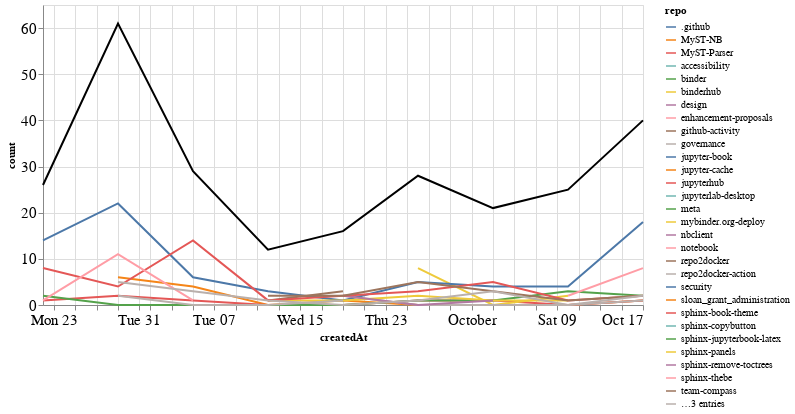

Notebook code for this chart:
### Markdown cell above
### Comments

### Code cell
comments_time = comments.groupby('repo').resample('W', on='createdAt').count()['author'].reset_index()
comments_time = comments_time.rename(columns={'author': 'count'})
comments_time_total = comments_time.groupby('createdAt').agg({"count": "sum"}).reset_index()
ch1 = alt.Chart(comments_time, width=600).mark_line().encode(
    x='createdAt',
    y='count',
    color='repo',
    tooltip="repo"
)

ch2 = alt.Chart(comments_time_total, width=600).mark_line(color="black").encode(
    x='createdAt',
    y='count',
)

ch1 + ch2

### Figure 1 — Vega-Lite specification as saved in the notebook (floating-point values rounded to 4 significant figures)
{"config": {"axisLeft": {"labelFontSize": 15}, "axisBottom": {"labelFontSize": 15}}, "layer": [{"data": {"name": "data-d66dbf323db9f77e21fc03e0d3f7363b"}, "mark": "line", "encoding": {"color": {"type": "nominal", "field": "repo"}, "tooltip": {"type": "nominal", "field": "repo"}, "x": {"type": "temporal", "field": "createdAt"}, "y": {"type": "quantitative", "field": "count"}}, "width": 600}, {"data": {"name": "data-28c9eed6ef44577a0b68a2d4e21b1b11"}, "mark": {"type": "line", "color": "black"}, "encoding": {"x": {"type": "temporal", "field": "createdAt"}, "y": {"type": "quantitative", "field": "count"}}, "width": 600}], "$schema": "https://vega.github.io/schema/vega-lite/v4.8.1.json", "datasets": {"data-d66dbf323db9f77e21fc03e0d3f7363b": [{"repo": ".github", "createdAt": "2021-09-12T00:00:00", "count": 1}, {"repo": "MyST-NB", "createdAt": "2021-08-29T00:00:00", "count": 6}, {"repo": "MyST-NB", "createdAt": "2021-09-05T00:00:00", "count": 4}, {"repo": "MyST-NB", "createdAt": "2021-09-12T00:00:00", "count": 0}, {"repo": "MyST-NB", "createdAt": "2021-09-19T00:00:00", "count": 1}, {"repo": "MyST-NB", "createdAt": "2021-09-26T00:00:00", "count": 0}, {"repo": "MyST-NB", "createdAt": "2021-10-03T00:00:00", "count": 0}, {"repo": "MyST-NB", "createdAt": "2021-10-10T00:00:00", "count": 0}, {"repo": "MyST-NB", "createdAt": "2021-10-17T00:00:00", "count": 1}, {"repo": "MyST-Parser", "createdAt": "2021-08-22T00:00:00", "count": 1}, {"repo": "MyST-Parser", "createdAt": "2021-08-29T00:00:00", "count": 2}, {"repo": "MyST-Parser", "createdAt": "2021-09-05T00:00:00", "count": 1}, {"repo": "MyST-Parser", "createdAt": "2021-09-12T00:00:00", "count": 0}, {"repo": "MyST-Parser", "createdAt": "2021-09-19T00:00:00", "count": 0}, {"repo": "MyST-Parser", "createdAt": "2021-09-26T00:00:00", "count": 1}, {"repo": "MyST-Parser", "createdAt": "2021-10-03T00:00:00", "count": 1}, {"repo": "MyST-Parser", "createdAt": "2021-10-10T00:00:00", "count": 0}, {"repo": "MyST-Parser", "createdAt": "2021-10-17T00:00:00", "count": 1}, {"repo": "accessibility", "createdAt": "2021-08-29T00:00:00", "count": 2}, {"repo": "binder", "createdAt": "2021-09-19T00:00:00", "count": 1}, {"repo": "binderhub", "createdAt": "2021-09-26T00:00:00", "count": 8}, {"repo": "binderhub", "createdAt": "2021-10-03T00:00:00", "count": 0}, {"repo": "binderhub", "createdAt": "2021-10-10T00:00:00", "count": 2}, {"repo": "design", "createdAt": "2021-08-29T00:00:00", "count": 1}, {"repo": "enhancement-proposals", "createdAt": "2021-10-10T00:00:00", "count": 2}, {"repo": "github-activity", "createdAt": "2021-10-10T00:00:00", "count": 1}, {"repo": "governance", "createdAt": "2021-09-19T00:00:00", "count": 2}, {"repo": "governance", "createdAt": "2021-09-26T00:00:00", "count": 0}, {"repo": "governance", "createdAt": "2021-10-03T00:00:00", "count": 0}, {"repo": "governance", "createdAt": "2021-10-10T00:00:00", "count": 0}, {"repo": "governance", "createdAt": "2021-10-17T00:00:00", "count": 1}, {"repo": "jupyter-book", "createdAt": "2021-08-22T00:00:00", "count": 14}, {"repo": "jupyter-book", "createdAt": "2021-08-29T00:00:00", "count": 22}, {"repo": "jupyter-book", "createdAt": "2021-09-05T00:00:00", "count": 6}, {"repo": "jupyter-book", "createdAt": "2021-09-12T00:00:00", "count": 3}, {"repo": "jupyter-book", "createdAt": "2021-09-19T00:00:00", "count": 1}, {"repo": "jupyter-book", "createdAt": "2021-09-26T00:00:00", "count": 5}, {"repo": "jupyter-book", "createdAt": "2021-10-03T00:00:00", "count": 4}, {"repo": "jupyter-book", "createdAt": "2021-10-10T00:00:00", "count": 4}, {"repo": "jupyter-book", "createdAt": "2021-10-17T00:00:00", "count": 18}, {"repo": "jupyter-cache", "createdAt": "2021-08-29T00:00:00", "count": 1}, {"repo": "jupyterhub", "createdAt": "2021-08-29T00:00:00", "count": 4}, {"repo": "jupyterlab-desktop", "createdAt": "2021-09-26T00:00:00", "count": 1}, {"repo": "meta", "createdAt": "2021-08-22T00:00:00", "count": 2}, {"repo": "meta", "createdAt": "2021-08-29T00:00:00", "count": 0}, {"repo": "meta", "createdAt": "2021-09-05T00:00:00", "count": 0}, {"repo": "meta", "createdAt": "2021-09-12T00:00:00", "count": 0}, {"repo": "meta", "createdAt": "2021-09-19T00:00:00", "count": 0}, {"repo": "meta", "createdAt": "2021-09-26T00:00:00", "count": 1}, {"repo": "meta", "createdAt": "2021-10-03T00:00:00", "count": 1}, {"repo": "meta", "createdAt": "2021-10-10T00:00:00", "count": 3}, {"repo": "meta", "createdAt": "2021-10-17T00:00:00", "count": 2}, {"repo": "mybinder.org-deploy", "createdAt": "2021-09-12T00:00:00", "count": 1}, {"repo": "mybinder.org-deploy", "createdAt": "2021-09-19T00:00:00", "count": 1}, {"repo": "mybinder.org-deploy", "createdAt": "2021-09-26T00:00:00", "count": 2}, {"repo": "mybinder.org-deploy", "createdAt": "2021-10-03T00:00:00", "count": 1}, {"repo": "mybinder.org-deploy", "createdAt": "2021-10-10T00:00:00", "count": 1}, {"repo": "nbclient", "createdAt": "2021-09-19T00:00:00", "count": 2}, {"repo": "nbclient", "createdAt": "2021-09-26T00:00:00", "count": 0}, {"repo": "nbclient", "createdAt": "2021-10-03T00:00:00", "count": 1}, {"repo": "notebook", "createdAt": "2021-10-10T00:00:00", "count": 2}, {"repo": "notebook", "createdAt": "2021-10-17T00:00:00", "count": 8}, {"repo": "repo2docker", "createdAt": "2021-09-12T00:00:00", "count": 1}, {"repo": "repo2docker", "createdAt": "2021-09-19T00:00:00", "count": 3}, {"repo": "repo2docker-action", "createdAt": "2021-08-29T00:00:00", "count": 2}, {"repo": "repo2docker-action", "createdAt": "2021-09-05T00:00:00", "count": 0}, {"repo": "repo2docker-action", "createdAt": "2021-09-12T00:00:00", "count": 0}, {"repo": "repo2docker-action", "createdAt": "2021-09-19T00:00:00", "count": 1}, {"repo": "security", "createdAt": "2021-10-03T00:00:00", "count": 1}, {"repo": "sloan_grant_administration", "createdAt": "2021-10-10T00:00:00", "count": 4}, {"repo": "sphinx-book-theme", "createdAt": "2021-08-22T00:00:00", "count": 8}, {"repo": "sphinx-book-theme", "createdAt": "2021-08-29T00:00:00", "count": 4}, {"repo": "sphinx-book-theme", "createdAt": "2021-09-05T00:00:00", "count": 14}, {"repo": "sphinx-book-theme", "createdAt": "2021-09-12T00:00:00", "count": 1}, {"repo": "sphinx-book-theme", "createdAt": "2021-09-19T00:00:00", "count": 2}, {"repo": "sphinx-book-theme", "createdAt": "2021-09-26T00:00:00", "count": 3}, {"repo": "sphinx-book-theme", "createdAt": "2021-10-03T00:00:00", "count": 5}, {"repo": "sphinx-book-theme", "createdAt": "2021-10-10T00:00:00", "count": 1}, {"repo": "sphinx-book-theme", "createdAt": "2021-10-17T00:00:00", "count": 2}, {"repo": "sphinx-copybutton", "createdAt": "2021-10-17T00:00:00", "count": 3}, {"repo": "sphinx-jupyterbook-latex", "createdAt": "2021-10-03T00:00:00", "count": 1}, {"repo": "sphinx-panels", "createdAt": "2021-08-29T00:00:00", "count": 1}, {"repo": "sphinx-remove-toctrees", "createdAt": "2021-10-10T00:00:00", "count": 4}, {"repo": "sphinx-thebe", "createdAt": "2021-08-22T00:00:00", "count": 1}, {"repo": "sphinx-thebe", "createdAt": "2021-08-29T00:00:00", "count": 11}, {"repo": "sphinx-thebe", "createdAt": "2021-09-05T00:00:00", "count": 1}, {"repo": "team-compass", "createdAt": "2021-09-12T00:00:00", "count": 2}, {"repo": "team-compass", "createdAt": "2021-09-19T00:00:00", "count": 2}, {"repo": "team-compass", "createdAt": "2021-09-26T00:00:00", "count": 5}, {"repo": "team-compass", "createdAt": "2021-10-03T00:00:00", "count": 3}, {"repo": "team-compass", "createdAt": "2021-10-10T00:00:00", "count": 1}, {"repo": "team-compass", "createdAt": "2021-10-17T00:00:00", "count": 2}, {"repo": "thebe", "createdAt": "2021-08-29T00:00:00", "count": 5}, {"repo": "thebe", "createdAt": "2021-09-05T00:00:00", "count": 3}, {"repo": "thebe", "createdAt": "2021-09-12T00:00:00", "count": 1}, {"repo": "thebe", "createdAt": "2021-09-19T00:00:00", "count": 0}, {"repo": "thebe", "createdAt": "2021-09-26T00:00:00", "count": 1}, {"repo": "thebe", "createdAt": "2021-10-03T00:00:00", "count": 3}, {"repo": "thebe", "createdAt": "2021-10-10T00:00:00", "count": 0}, {"repo": "thebe", "createdAt": "2021-10-17T00:00:00", "count": 2}, {"repo": "voila", "createdAt": "2021-09-12T00:00:00", "count": 2}, {"repo": "web-compile", "createdAt": "2021-09-26T00:00:00", "count": 1}], "data-28c9eed6ef44577a0b68a2d4e21b1b11": [{"createdAt": "2021-08-22T00:00:00", "count": 26}, {"createdAt": "2021-08-29T00:00:00", "count": 61}, {"createdAt": "2021-09-05T00:00:00", "count": 29}, {"createdAt": "2021-09-12T00:00:00", "count": 12}, {"createdAt": "2021-09-19T00:00:00", "count": 16}, {"createdAt": "2021-09-26T00:00:00", "count": 28}, {"createdAt": "2021-10-03T00:00:00", "count": 21}, {"createdAt": "2021-10-10T00:00:00", "count": 25}, {"createdAt": "2021-10-17T00:00:00", "count": 40}]}}
